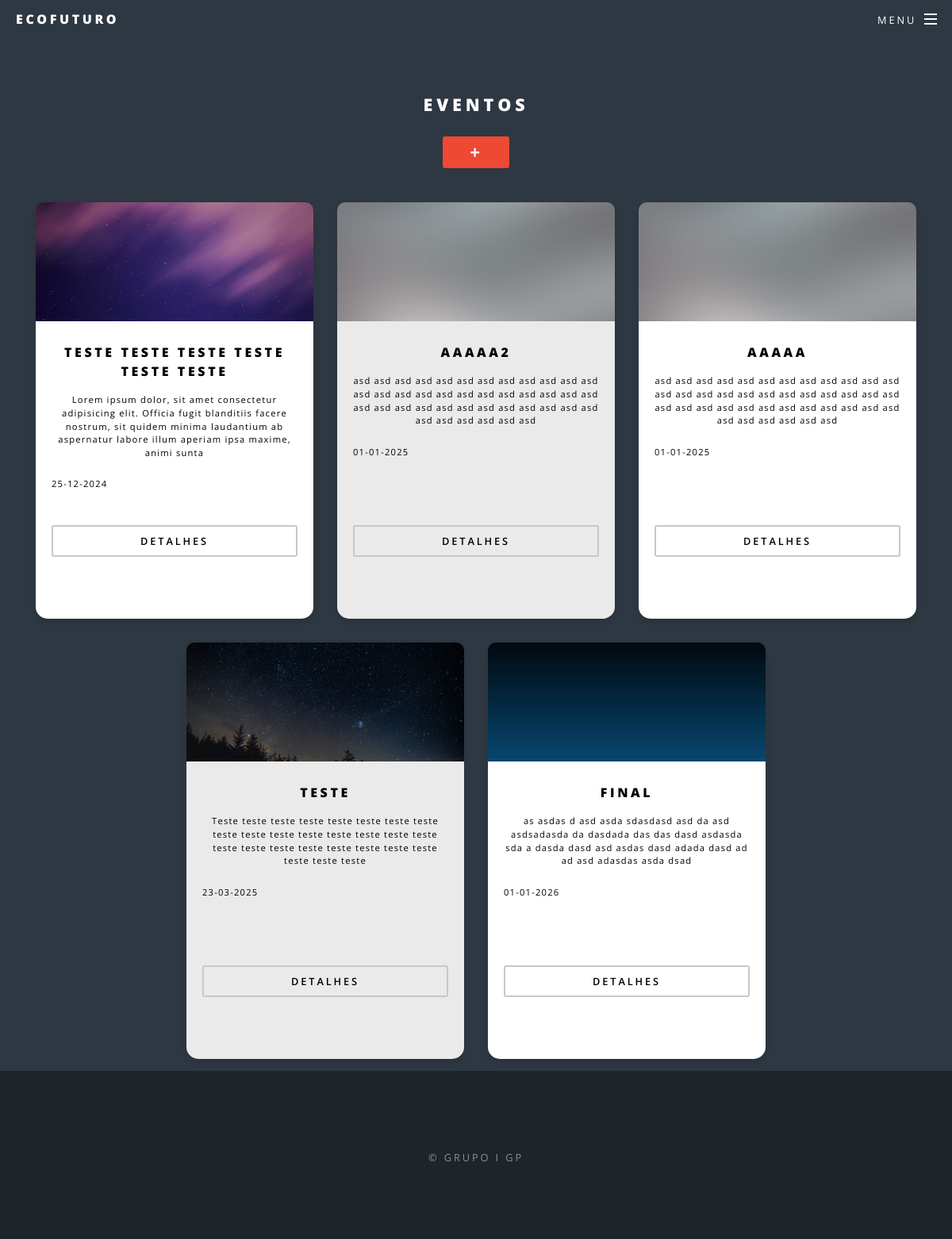
Screenshot of /workshops.php (signed in) with the database file from the repository.
### tables this page shows
CREATE TABLE IF NOT EXISTS `workshop` (
  `W_ID` int(11) NOT NULL AUTO_INCREMENT,
  `W_TITLE` varchar(255) NOT NULL,
  `W_IMG` varchar(255) NOT NULL,
  `W_SMALL_DESCRIPTION` text NOT NULL,
  `W_DESCRIPTION` text NOT NULL,
  `W_DATE` date NOT NULL,
  `W_ACTIVE` int(10) NOT NULL DEFAULT '1',
  PRIMARY KEY (`W_ID`)
);

### utils/config.php (called while the page is built)
<?php
$host = '127.0.0.1';
$user = 'root';
$pwd = 'root';
$db = 'gp';

### utils/DBWrapper.php (called while the page is built, shortened)
<?php
require_once 'config.php';
class DBWrapper {
    private $DBH;
    public function __construct() {
        global $host, $user, $pwd, $db;
        try {
            $this->DBH = new PDO("mysql:host={$host};dbname={$db};charset=utf8", $user, $pwd);
            $this->DBH->setAttribute(PDO::ATTR_ERRMODE, PDO::ERRMODE_EXCEPTION);
        } catch (PDOException $pdoe) {
            echo "Erro na conexão: " . $pdoe->getMessage();
        }
    }
    public function getDBHandler() {
        return $this->DBH;
    }
}
?>

### repositories/Workshop.php (the view, shortened to what this page needs)
<?php
require_once './utils/DBWrapper.php';
class Workshop
{
    private $db;
    public function __construct()
    {
        $this->db = (new DBWrapper())->getDBHandler();
    }
    public function getWorkshops()
    {
        $sql = "SELECT * FROM workshop ORDER BY W_DATE ASC";
        $stmt = $this->db->query($sql);
        return $stmt->fetchAll(PDO::FETCH_ASSOC);
    }
    public function generateWorkshopsHTML($currentUser, $userWorkshop)
    {
        $workshops = $this->getWorkshops();
        $html = '';
        foreach ($workshops as $workshop) {
            $html .= '<div class="card">';
            $html .= '<img src="' . htmlspecialchars($workshop['W_IMG']) . '" alt="' . htmlspecialchars($workshop['W_TITLE']) . '">';
            $html .= '<div class="card-content">';
            $html .= '<div><h4>' . htmlspecialchars($workshop['W_TITLE']) . '</h4>';
            $html .= '<p class="card-description">' . htmlspecialchars($workshop['W_SMALL_DESCRIPTION']) . '</p>';
            $html .= '<p class="card-date">' . htmlspecialchars(date('d-m-Y', strtotime($workshop['W_DATE']))) . '</p></div>';
            $html .= '<div class="button-section">';
            $html .= '<a class="col-12 button" href="workshop-details.php?id=' . htmlspecialchars($workshop['W_ID']) . '">Detalhes</a>';
            $html .= '</div>';
            $html .= '</div>';
            $html .= '</div>';
        }
        return $html;
    }
}

### workshops.php (shortened to what this page needs)
<?php
require_once './repositories/Workshop.php';
$workshop = new Workshop();
$userWorkshop = new UserWorkshop();
$workshops = $workshop->getWorkshops();
?>
<!DOCTYPE HTML>
<html>
<head>
    <link rel="stylesheet" href="assets/css/main.css" />
</head>
<body class="is-preload" id="workshop-page">
    <div id="page-wrapper">
        <?php include './layouts/header.php'; ?>
        <article id="main">
            <h2 class="col-12">Eventos</h2>
            <?php if ($currentUser['U_TYPE'] == 'Admin') : ?>
                <div id="admin-actions" class="col-12" style="text-align: center;">
                    <a href="edit-workshop.php" class="button primary"><i class="fas fa-plus"></i></a>
                </div>
            <?php endif; ?>
            <section>
                <div class="row" id="workshop-list">
                    <?php echo $workshop->generateWorkshopsHTML($currentUser, $userWorkshop); ?>
                </div>
            </section>
        </article>
        <?php include './layouts/footer.php'; ?>
    </div>
</body>
</html>

### layouts/header.php (shortened to what this page needs)
<?php
if (isset($_COOKIE['user'])) {
    $currentUser = json_decode($_COOKIE['user'], true);
}
?>
<header id="header">
    <h1><a href="index.php">EcoFuturo</a></h1>
    <nav id="nav">
        <ul>
            <li class="special">
                <a href="#menu" class="menuToggle"><span>Menu</span></a>
            </li>
        </ul>
    </nav>
</header>

### layouts/footer.php
<footer id="footer">
    <ul class="copyright">
        <li>&copy; Grupo I GP</li>
    </ul>
</footer>

### rows the page displays
workshop: W_IMG (picture), W_TITLE "TESTE TESTE TESTE TESTE TESTE TESTE", W_SMALL_DESCRIPTION "Lorem ipsum dolor, sit amet consectetur adipisicing elit. Officia fugit blanditiis facere nostrum, sit quidem minima laudantium ab aspernatur labore illum aperiam ipsa maxime, animi sunta", W_DATE "25-12-2024"
workshop: W_IMG (picture), W_TITLE "AAAAA2", W_SMALL_DESCRIPTION "asd asd asd asd asd asd asd asd asd asd asd asd asd asd asd asd asd asd asd asd asd asd asd asd asd asd asd asd asd asd asd asd asd asd asd asd asd asd asd asd asd asd", W_DATE "01-01-2025"
workshop: W_IMG (picture), W_TITLE "AAAAA", W_SMALL_DESCRIPTION "asd asd asd asd asd asd asd asd asd asd asd asd asd asd asd asd asd asd asd asd asd asd asd asd asd asd asd asd asd asd asd asd asd asd asd asd asd asd asd asd asd asd", W_DATE "01-01-2025"
workshop: W_IMG (picture), W_TITLE "TESTE", W_SMALL_DESCRIPTION "Teste teste teste teste teste teste teste teste teste teste teste teste teste teste teste teste teste teste teste teste teste teste teste teste teste teste teste", W_DATE "23-03-2025"
workshop: W_IMG (picture), W_TITLE "FINAL", W_SMALL_DESCRIPTION "as asdas d asd asda sdasdasd asd da asd asdsadasda da dasdada das das dasd asdasda sda a dasda dasd asd asdas dasd adada dasd ad ad asd adasdas asda dsad", W_DATE "01-01-2026"
